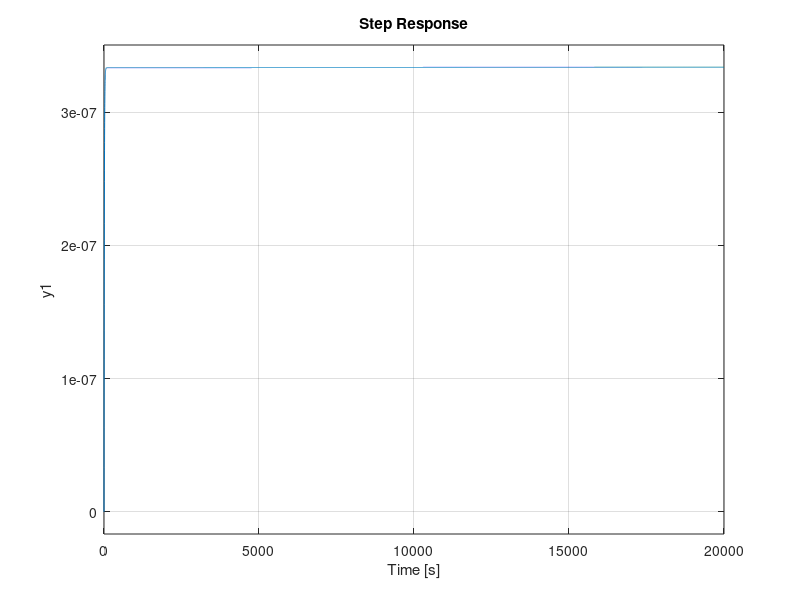

Write the MATLAB code that produced this figure. (Note: this script raises an error after producing the figure.)
%% inizializzazione
clear all; close all; clc
omega_plot_min=1e-1;
omega_plot_max=1e4;
s=tf('s');
b1=0.3;
b2=0.1;
m=1;
k=1.5;
x3=3*10^7;
K=6.67*10^(-11);
M=5.98*10^24;
x2=0;
x1=sqrt((K*M)/(x3^3));
u=b2*sqrt((K*M)/x3);
A=[ -2*x2/x3-b2/m, -2*x1/x3, (2*x2*x1)/x3^2 - u/(m*x3^2); -(k-1)*2*x1*x3, -b1/m, (k-1)*(-2*K*M/x3^3 -x1^2); 0,1,0 ];
B=[ 1/(m*x3);0;0];
D=0;
C=[1,0,0];
num=(s+b1/m)*s+(k-1)*(2*K*M/x3^3 +x1^2);
den=s*(s+b2/m)*(s+b1/m)-u/(m*x3)*(k-1)*2*x1-4*x1^2*s*(k-1)+(k-1)*(2*K*M/x3^3 +x1^2)*(s+b2/m);
G=(num/(m*x3))/den;
step(G);
%% diagramma di bode
figure(1)
h_G=bodeplot(G);
grid on; zoom on;
%% iniziamo usando un regolatore statico con guadagno unitario
mu_s=1; % cambio il valore per rispettare le specifiche
R_s=mu_s/s; 
G_e=R_s*G
%%
% specifiche su d

if 0
    figure(2)
    h_Ge = bodeplot(G_e);
    grid on, zoom on;
    return
 end

figure(2)

omega_d_min=0.0001; %per fare bene il disegno 
omega_d_max=0.08; 
Ad=45; 
bnd_d_x =[omega_d_min; omega_d_max; omega_d_max; omega_d_min];
bnd_d_y= [Ad;Ad;-700;-700];
patch(bnd_d_x,bnd_d_y,'r','FaceAlpha',0.2,'EdgeAlpha',0);
hold on;

if 0
    h_Ge=bodeplot(G_e);
    grid on, zoom on;
    %return
end

% specifiche su n
omega_n_min=(5)*10^4;
omega_n_max=(7.5)*10^7;
An=-85;
bnd_n_x=[omega_n_min; omega_n_max; omega_n_max; omega_n_min]; 
bnd_n_y=[An; An; 1000; 1000];
patch(bnd_n_x,bnd_n_y,'b','FaceAlpha',0.2,'EdgeAlpha',0); 
hold on;

if 0
    h_Ge=bodeplot(G_e);
    grid on, zoom on;
    %return
end

% sovrelongazione
S_100_spec = 1/100;
xi = sqrt(log(S_100_spec)^2/(pi^2+log(S_100_spec)^2));
Mf=xi*100
%S_100 = 100*exp(-pi*xi/sqrt(1-xi^2))

% specifiche su Ta

Ta5_spec=0.15;
omega_Ta_low = 1e-4; % lower bound just for the plot
omega_Ta_MAX = 300/(Mf*Ta5_spec);

Bnd_Ta_x = [omega_Ta_low; omega_Ta_MAX; omega_Ta_MAX; omega_Ta_low];
Bnd_Ta_y = [0; 0; -350; -350];
patch(Bnd_Ta_x, Bnd_Ta_y,'y','FaceAlpha',0.2,'EdgeAlpha',0);
hold on;

h_Ge = bodeplot(G_e);
grid on, zoom on;

% STOP qui per disegnare solo le specifiche sul GUADAGNO
if 0
  return;
end

%specifiche su Mf

omega_c_min=omega_Ta_MAX;
omega_c_max=omega_n_min;

phi_spec=Mf-180;
phi_low=-270; % per disegnare meglio

bnd_Mf_x=[omega_c_min; omega_c_max; omega_c_max; omega_c_min];
bnd_Mf_y = [phi_spec; phi_spec; phi_low; phi_low];
patch(bnd_Mf_x, bnd_Mf_y,'r','FaceAlpha',0.2,'EdgeAlpha',0);
hold on;

%STOP qui per le specifiche statiche
if 0
  return 
end
%%
% Da quello che abbiamo visto sopra ci troviamo in uno scenario B, per cui:
% Progetto regolatore dinamico (Rete Anticipatrice)

Mf_star=Mf;

omega_c_star=omega_c_min+5;
%scegliamo una frequenza di taglio nell'intervallo [omega_c_min;
%omega_c_max]

[mag_omega_c_star, arg_omega_c_star, omega_c_star]=bode(G_e,omega_c_star);

mag_omega_c_star_dB=20*log10(mag_omega_c_star)

M_star=10^(-mag_omega_c_star_dB/20)
%scegliamo un phi_star>82.6 per avere più margine
phi_star= Mf_star - 180 - arg_omega_c_star+7
cos(phi_star)
%formule di inversione
alpha_tau=(cos(phi_star*pi/180)-1/(M_star))/(omega_c_star*sin(phi_star*pi/180))
tau=(M_star- cos(phi_star*pi/180))/(omega_c_star*sin(phi_star*pi/180))

alpha=alpha_tau/tau

check = cos(phi_star*pi/180)-inv(M_star)
if check<0
    disp('Alpha negativo')
    return;
end

%%
R_d = (1+tau*s)/(1+alpha*tau*s);
LL=R_d*G_e;

figure(3)
hold on;
%specifiche su d

omega_d_min=0.0001; %per fare bene il disegno 
omega_d_max=0.08; 
Ad=45; 
bnd_d_x =[omega_d_min; omega_d_max; omega_d_max; omega_d_min];
bnd_d_y= [Ad;Ad;-350;-350];
patch(bnd_d_x,bnd_d_y,'r','FaceAlpha',0.2,'EdgeAlpha',0);
hold on;

%specifiche su n

omega_n_min=(5)*10^4;
omega_n_max=(7.5)*10^7;
An=-85;
bnd_n_x=[omega_n_min; omega_n_max; omega_n_max; omega_n_min]; 
bnd_n_y=[An; An; 100; 100];
patch(bnd_n_x,bnd_n_y,'b','FaceAlpha',0.2,'EdgeAlpha',0); 
hold on;

%specifiche su T_a

Bnd_Ta_x = [omega_Ta_low; omega_Ta_MAX; omega_Ta_MAX; omega_Ta_low];
Bnd_Ta_y = [0; 0; -150; -150];
patch(Bnd_Ta_x, Bnd_Ta_y,'y','FaceAlpha',0.2,'EdgeAlpha',0);
hold on;

h_Ge=bodeplot(G_e,{ 1e-1,1e7},'r');
h_LL= bodeplot(LL,{ 1e-1,1e7},'b');
grid on, zoom on;

margin(LL,{ omega_plot_min,omega_plot_max});

%specifiche su M_f

bnd_Mf_x=[omega_c_min; omega_c_max; omega_c_max; omega_c_min];
bnd_Mf_y = [phi_spec; phi_spec; phi_low; phi_low];
patch(bnd_Mf_x, bnd_Mf_y,'r','FaceAlpha',0.2,'EdgeAlpha',0);
hold on;

%stop per vedere il diagramma
if 0
    return;
end

%%
%check delle caratteristiche in anello chiuso del sistema

F=LL/(1+LL);
figure(4);
%step(F)
W=1; %ampiezza del gradino
T_sim=5;

[y_step,t_step]=step(W*F,T_sim);
S_F=stepinfo(F,'SettlingTimeThreshold',0.05);
st_F=S_F.SettlingTime



%S_F=stepinfo(F);

plot(t_step,y_step)
grid on,zoom on, hold on;
%sovraelongazione

patch([0,T_sim,T_sim,0],[W*(1+S_100_spec),W*(1+S_100_spec),W+1,W+1],'r','FaceAlpha',0.3,'EdgeAlpha',0.5);
ylim([0,W+1]);
%aggiungo il vincolo sul tempo di assestamento


patch([Ta5_spec,T_sim,T_sim,Ta5_spec],[W*(1-0.05),W*(1-0.05),0,0],'g','FaceAlpha',0.1,'EdgeAlpha',0.5);
patch([Ta5_spec,T_sim,T_sim,Ta5_spec],[W*(1+0.05),W*(1+0.05),W+1,W+1],'g','FaceAlpha',0.1,'EdgeAlpha',0.1);

figure(5);
bode(F)
grid on, zoom on

if 0 
    return;
end
%% utilities per simulink
%open('progetto.slx');
x=[1,2,3,4];
WW=8*10^(-5);
DD=3*10^(-5);
NN=2*10^(-4);
%parte sistema lineare
R=R_d*R_s;
[nuR,deR]=tfdata(R);
numR=nuR{1};
denR=deR{1};
[nuG,deG]=tfdata(G);
numG=nuG{1};
denG=deG{1};
%parte sistema non lineare
x01=sqrt((K*M)/(x3^3));
x02=0;
x03=3*10^7;
ye=x01;
ue=b2*sqrt((K*M)/x03);